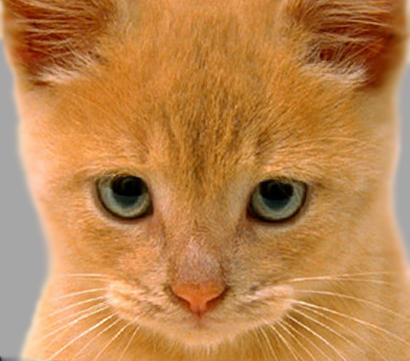
//> input picture CV_Project1/data/cat.jpg, 410 x 361 px, given in place of the camera
$ ./main   (built with g++ and OpenCV 4)
//> lines starting //> are read from the running program, lines starting //| are printed output that depends on the picture
//
//  main.cpp
//  FilterMe
//
//  Created by Eric Miao on 9/22/20.
//

#include <iostream>
#include<opencv2/opencv.hpp>
using namespace cv;
using namespace std;


int main(int argc, const char * argv[]) {
    Mat image;
    VideoCapture cap(0);
    if(!cap.isOpened()){
        cout << "No camera detected on this system" << endl;
        return -1;
    }

    while(true){
        cap >> image;
//> image is the input picture: 361 rows x 410 cols, CV_8UC3; mean B, G, R 77.1, 132.5, 188.3
        cv::resize(image, image, cv::Size(256, 256));
//> image: 256 rows x 256 cols, CV_8UC3

        if(image.empty()){
            cout << "Frame invalid and skipped!" << endl;
            continue;
        }

        //1280 x 720
        Mat im3(768, 768, CV_8UC3);

        Mat image1(im3, Rect(0, 0, 256, 256));
        Mat image2(im3, Rect(256, 0, 256, 256));
        Mat image3(im3, Rect(256*2, 0, 256, 256));

        Mat image4(im3, Rect(0, 256, 256, 256));
        Mat image5(im3, Rect(256, 256, 256, 256));
        Mat image6(im3, Rect(256*2, 256, 256, 256));

        Mat image7(im3, Rect(0, 256*2, 256, 256));
        Mat image8(im3, Rect(256, 256*2, 256, 256));
        Mat image9(im3, Rect(256*2, 256*2, 256, 256));


        image.copyTo(image1);
        image.copyTo(image2);
        image.copyTo(image3);
        image.copyTo(image4);
        image.copyTo(image5);
        image.copyTo(image6);
        image.copyTo(image7);
        image.copyTo(image8);
        image.copyTo(image9);

        // Image1: Box filter
        blur(image1, image1, cv::Size(3, 3));
//> im3: 768 rows x 768 cols, CV_8UC3; mean B, G, R 77, 132.4, 188.2

        // Image2: 5x5 Gaussian
        GaussianBlur(image2, image2, cv::Size(5,5),0);
//> im3: 768 rows x 768 cols, CV_8UC3; mean B, G, R 77, 132.4, 188.1


        // Image3&4: 3x3 Sobel operators
        Sobel(image3, image3, CV_8U, 1, 0, 3, 1, 0, BORDER_DEFAULT);
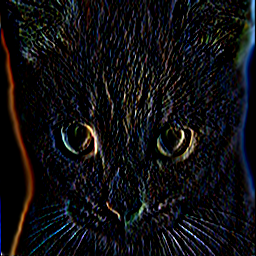
//> image3: 256 rows x 256 cols, CV_8UC3; mean B, G, R 18.8, 16.2, 16.4
//> im3: 768 rows x 768 cols, CV_8UC3; mean B, G, R 70.5, 119.5, 169.1
        Sobel(image4, image4, CV_8U, 0, 1, 3, 1, 0, BORDER_DEFAULT);
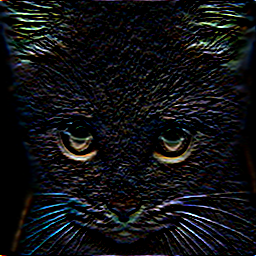
//> image4: 256 rows x 256 cols, CV_8UC3; mean B, G, R 20.2, 17.9, 16.8


        // Image5: 3x3 Laplacian kernel
        Laplacian( image5, image5, CV_16S, 3, 1, 0, BORDER_DEFAULT );
//> image5: 256 rows x 256 cols, CV_16SC3; every value is 0


        // Image6: linear combination
        addWeighted(image2, 1.3, image3, -0.3, 0.0, image6);
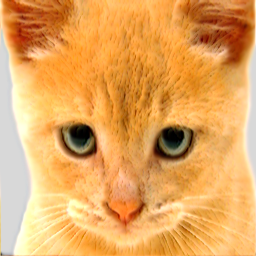
//> image6: 256 rows x 256 cols, CV_8UC3; mean B, G, R 94.4, 167.1, 229.3


        // Image7: applies a linear combination to remove the mean to enhance edges
        GaussianBlur(image8, image7, cv::Size(5, 5), 3);
//> im3: 768 rows x 768 cols, CV_8UC3; mean B, G, R 66.2, 110.6, 154.6
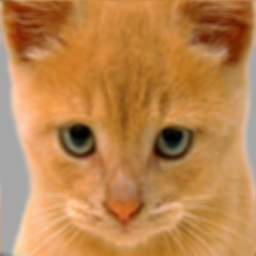
//> image7: 256 rows x 256 cols, CV_8UC3; mean B, G, R 77.1, 132.5, 188.2
        addWeighted(image8, 1.5, image7, -0.5, 0, image7);
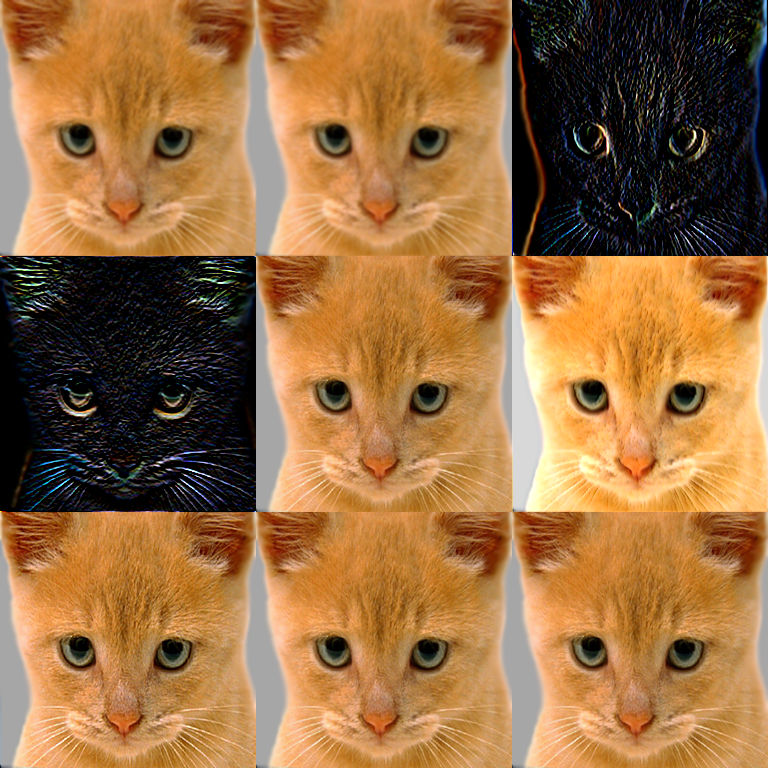
//> im3: 768 rows x 768 cols, CV_8UC3; mean B, G, R 66.2, 110.6, 154.6


        // Image8: applies a linear edge enhancing filter to with a nonlinear threshold operation
        Mat gray, edge;
        Canny(image8, edge, 50, 150, 3);
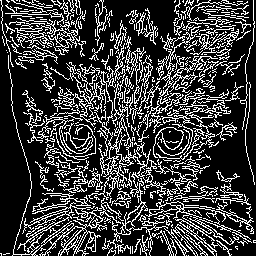
//> edge: 256 rows x 256 cols, CV_8UC1; 23.9% white in thin lines or dots
        edge.convertTo(image8, CV_8U);


        cvtColor(im3, im3, COLOR_BGR2GRAY);
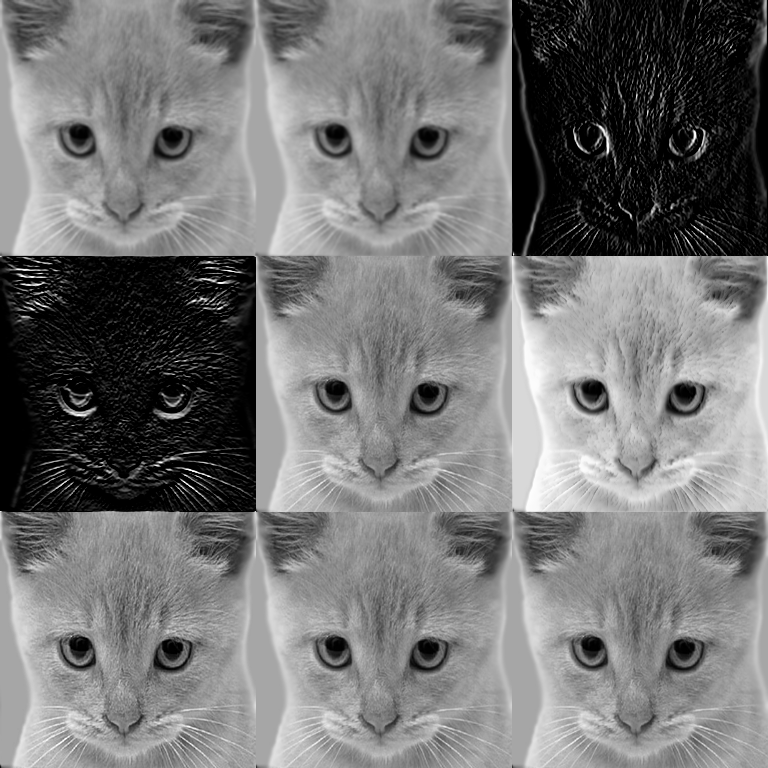
//> im3: 768 rows x 768 cols, CV_8UC1; min 0, max 255, mean 118.7
        imshow("FilterMe", im3);
        waitKey(5);
       }


    return 0;
}

$ run again, on CV_Project1/data/dog.jpg
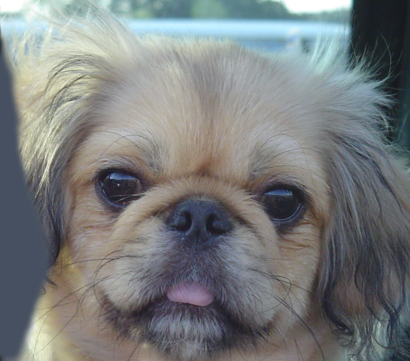
//> input picture CV_Project1/data/dog.jpg, 410 x 361 px, given in place of the camera
//> image is the input picture: 361 rows x 410 cols, CV_8UC3; mean B, G, R 125, 124.5, 121.2
//> image: 256 rows x 256 cols, CV_8UC3
//> image5: 256 rows x 256 cols, CV_16SC3; every value is 0
//> `Canny(image8, edge, 50, 150, 3);`:
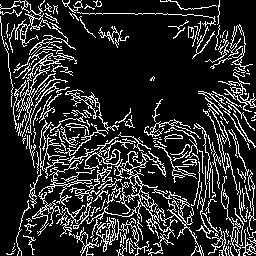
//> edge: 256 rows x 256 cols, CV_8UC1; 17.2% white in thin lines or dots
//> `cvtColor(im3, im3, COLOR_BGR2GRAY);`:
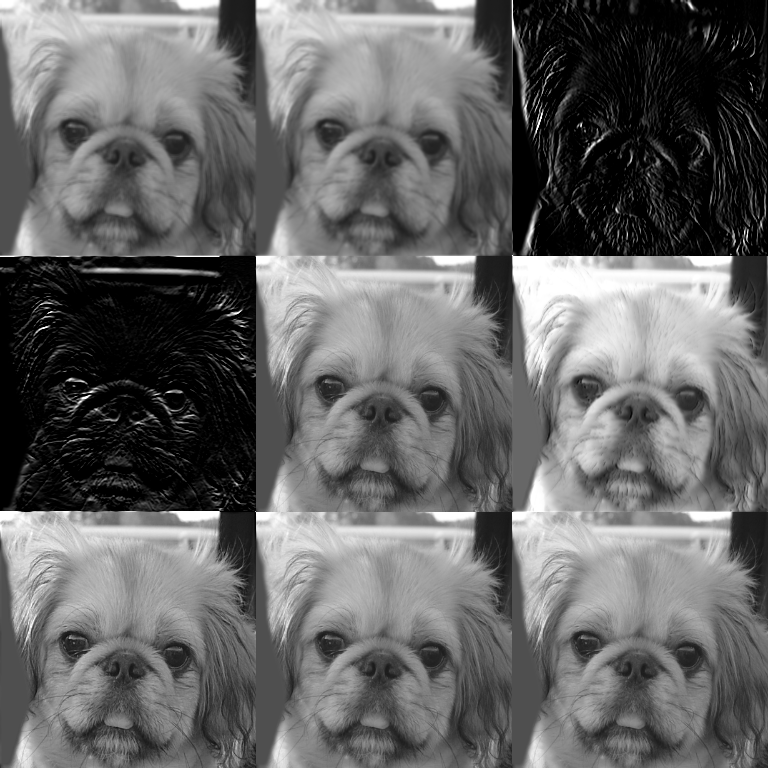
//> im3: 768 rows x 768 cols, CV_8UC1; min 0, max 255, mean 102.7

$ run again, on CV_Project1/data/mouse.jpg
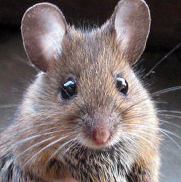
//> input picture CV_Project1/data/mouse.jpg, 181 x 182 px, given in place of the camera
//> image is the input picture: 182 rows x 181 cols, CV_8UC3; mean B, G, R 109.8, 110, 122
//> image: 256 rows x 256 cols, CV_8UC3
//> image5: 256 rows x 256 cols, CV_16SC3; every value is 0
//> `Canny(image8, edge, 50, 150, 3);`:
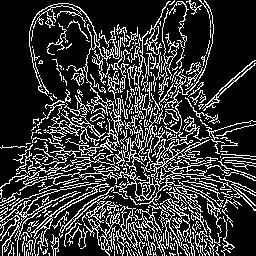
//> edge: 256 rows x 256 cols, CV_8UC1; 21.7% white in thin lines or dots
//> `cvtColor(im3, im3, COLOR_BGR2GRAY);`:
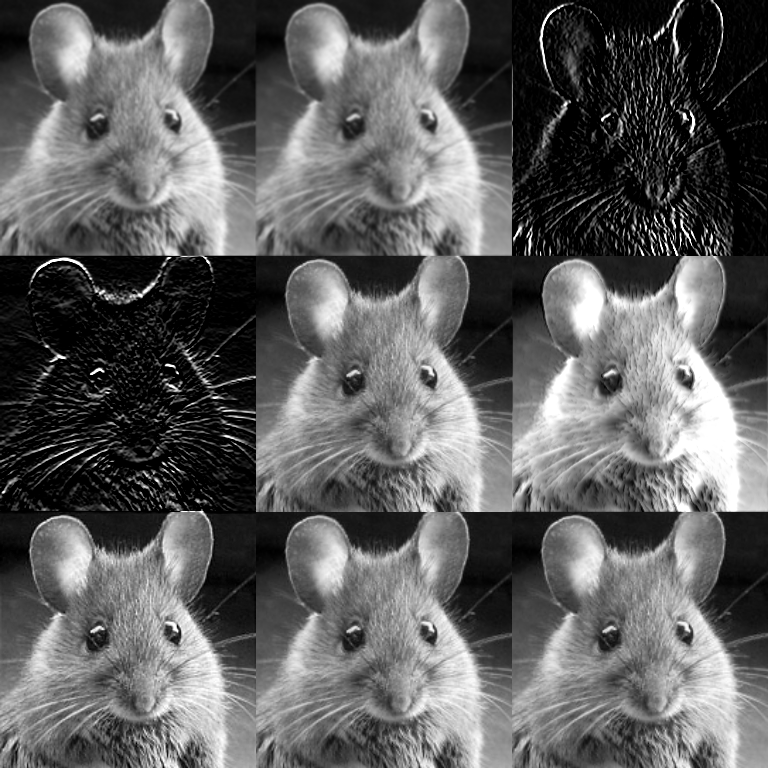
//> im3: 768 rows x 768 cols, CV_8UC1; min 0, max 255, mean 95.8
